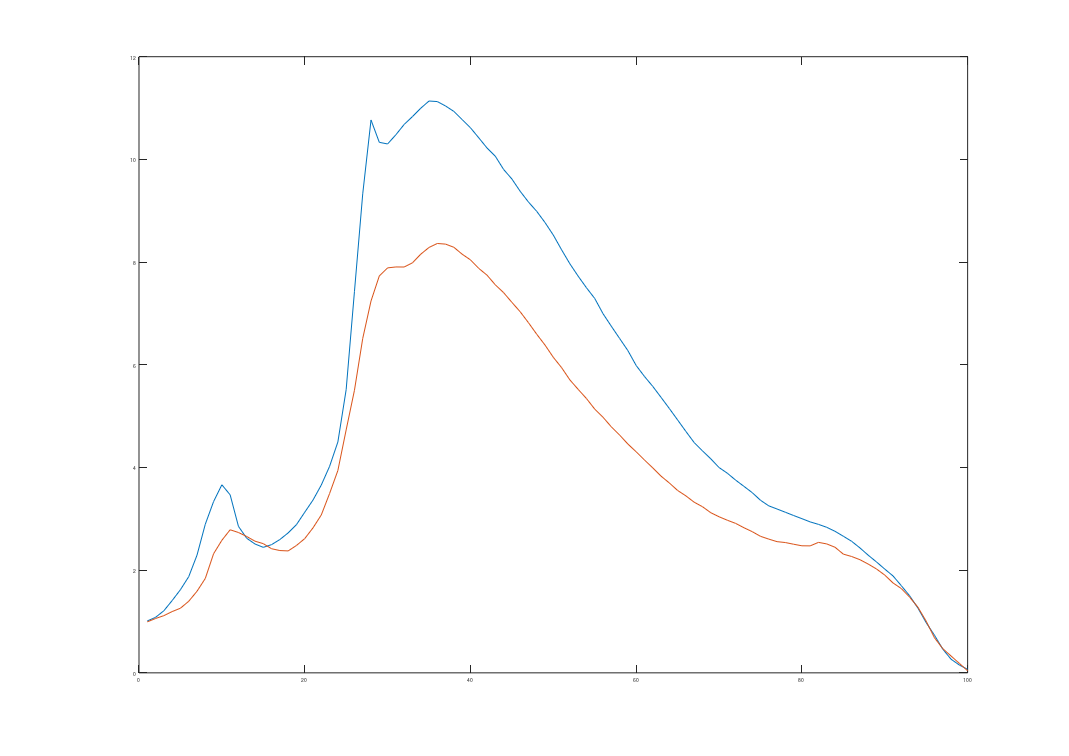

This figure's MATLAB source:
clear all; close all; clc

set( gcf,'PaperSize',[29.7 21.0], 'PaperPosition',[0 0 29.7 21.0])


% SAVE:
% print -dpdf 'NAME'

% DAT = [lambdas Gain01 lambdas Gain11a frecuencias NF01 NF11a];

load("Raman_vpi.mat")
% Frequency ,	Wavelength,	 SignalPowerIn, 	SignalPowerOut,	 NoisePowerOut,     OSNR_Out, 	 Gain, 	 NoiseFigureStandard, GainOnOff
RamanVPIE1.freq = Ejemplo1RamanVPI(:,1);
RamanVPIE1.wavelength = Ejemplo1RamanVPI(:,2);
RamanVPIE1.signal.In = Ejemplo1RamanVPI(:,3);
RamanVPIE1.signal.Out = Ejemplo1RamanVPI(:,4);
RamanVPIE1.ASE = Ejemplo1RamanVPI(:,5);
RamanVPIE1.OsnrOut= Ejemplo1RamanVPI(:,6);
RamanVPIE1.Gain = Ejemplo1RamanVPI(:,7);
RamanVPIE1.NF = Ejemplo1RamanVPI(:,8);
RamanVPIE1.GainOnOff= Ejemplo1RamanVPI(:,9);


load("Raman_Matlab_EJ1_Gain3.mat")
%load("Raman_Matlab_EJ1_Gain3.mat")
plot(RamanVPIE1.GainOnOff) ; hold on
plot(Raman.Sig.GainOnOFF.LP01)

%% GANANCIAS

% figure(1)

% plot(DAT(:,1).*1e9,DAT(:,2), "DisplayName","LP01 - Simulador Matlab" , Color= '#0072BD') ; hold on
% plot(AmplifiedSignals(:,1),AmplifiedSignals(:,2),"DisplayName","LP01 - VPIPhotonics" , LineStyle="--", Color= '#0072BD' ) ; 
% plot(DAT(:,1).*1e9,DAT(:,4),  "DisplayName","LP11a - Simulador Matlab", "Color", '#D95319' )
% plot(AmplifiedSignals(:,1),AmplifiedSignals(:,4),"DisplayName","LP11a - VPIPhotonics", LineStyle="--" , Color='#D95319') 
% xlabel('Longitud de Onda [nm]') ; ylabel('Ganancia [dB]') ; title("Ganancia EDFA con Bombeo en LP12a") ; 
% legend('Location', 'southoutside','Orientation','horizontal','Box','off', "NumColumns" , 4)
% 
% DG01 =  abs(DAT(:,2) - AmplifiedSignals(:,2)) ;
% DG11 = abs(DAT(:,4) - AmplifiedSignals(:,4)) ;
%     % Diferencia de Ganancias
% yyaxis right
% ylabel('Diferencia de Ganancias')
% plot(DAT(:,1).*1e9 , DG01 ,  "-o" , DisplayName = "DG - LP01" , Color='#0072BD')
% plot(DAT(:,1).*1e9 , DG11 ,  "-o" , DisplayName = "DG - LP11a" , Color='#D95319')
% ylim([0, 2]) ; %grid minor




%% NOISE FIGURE
% figure(2)
% 
% plot(DAT(:,1).*1e9,DAT(:,6), "DisplayName","LP01 - Simulador" , Color= '#0072BD') ; 
% hold on
% plot(AmplifiedSignals(:,1),fliplr(ModeGainsandNFs(:,4)),"DisplayName","LP01 - VPIPhotonics" , LineStyle="--", Color= '#0072BD' ) ; 
% plot(DAT(:,1).*1e9,DAT(:,7),  "DisplayName","LP11a - Simulador", "Color", '#D95319' )
% plot(AmplifiedSignals(:,1),fliplr(ModeGainsandNFs(:,8)),"DisplayName","LP11a - VPIPhotonics", LineStyle="--" , Color='#D95319') 
% xlabel('Longitud de Onda [nm]') ; ylabel('Noise Figure [dB]') ; title("Comparación de NF obtenidas mediante Simulador y VPIphotonics") ; 
% legend('Location', 'southoutside','Orientation','horizontal','Box','off')
% 
% 
% 
% VPISignal(end,1) = VPISignal(end,1)/1e10;
% zVPI = VPISignal(:,1);
% %lambda = DAT(1,1);  % ORDENADOS DE MAYOR A MENOR, IGUAL QE LOS DE VPISIGNAL
% 
% 
% colors = ["#0072BD" , "#D95319" , "#EDB120" , "#7E2F8E" , "#77AC30" , "#4DBEEE" , "#A2142F"];
% 
% for i = 0
%     lambda = DAT(1+i,1);
%     plot(z,S01(1+i,:), "DisplayName",strcat("LP01 - Simulador @", int2str(lambda*1e9) , "nm"), Color= colors(i+1)) ; 
%     hold on
%     plot(zVPI,VPISignal_01(:,1+i),"DisplayName",strcat("LP01 - VPIPhotonics",int2str(lambda*1e9) , "nm" ) , LineStyle="--", Color= colors(i+1) ) ;
% end
% %plot(DAT(:,1).*1e9,DAT(:,7),  "DisplayName","LP11a - Simulador", "Color", '#D95319' )
% %plot(AmplifiedSignals(:,1),fliplr(ModeGainsandNFs(:,8)),"DisplayName","LP11a - VPIPhotonics", LineStyle="--" , Color='#D95319') 
% xlabel('Posición en EDFA [m]') ; ylabel('Potencia [dBm]') ; title("Comparación de Evolución Potencias obtenidas mediante Simulador y VPIphotonics") ; 
% legend('Location', 'southoutside','Orientation','horizontal','Box','off')


%% Propagación

% % %              Propagación SEÑAL LP01

% z = linspace(0,5,length(S01(1,:)));
% zvpi = linspace(0,5,length(vpiedfamm.axialdist.Sig.LP_01(:,1)));
% 
% 
% for i=0:6
%     plot(z , EDFA.Nucleo1.signal.Potencia_dBm.LP_01(1+8*i,:) , "DisplayName", strcat(int2str(DAT(1+8*i,1)*1e9) , " nm")) ; hold on
% end
% set(gca,'ColorOrderIndex',1,'FontSize', 8)
% for i=0:6
%     plot(zvpi , vpiedfamm.axialdist.Sig.LP_01(:,1+8*i) , "DisplayName", strcat(int2str(DAT(1+8*i,1)*1e9) , " nm") , LineStyle="--" )
% end
% legend('Location', 'southoutside','Orientation','horizontal','Box','off', "NumColumns" , 7,'FontSize', 9)
% xlabel('Posición Axial [m]','FontSize', 14) ; ylabel('Potencia [dBm]','FontSize', 14); title('Distribución Axial de la Potencia de Señal LP01','FontSize', 14)


%               Propagacion SEÑAL LP11

% z = linspace(0,5,length(S01(1,:)));
% zvpi = linspace(0,5,length(vpiedfamm.axialdist.Sig.LP_01(:,1)));
% 
% 
% for i=0:6
%     plot(z , EDFA.Nucleo1.signal.Potencia_dBm.LP_11_a(1+8*i,:) , "DisplayName", strcat(int2str(DAT(1+8*i,1)*1e9) , " nm")) ; hold on
% end
% set(gca,'ColorOrderIndex',1,'FontSize',8)
% for i=0:6
%     plot(zvpi , vpiedfamm.axialdist.Sig.LP_11a(:,1+8*i) , "DisplayName", strcat(int2str(DAT(1+8*i,1)*1e9) , " nm") , LineStyle="--" )
% end
% legend('Location', 'southoutside','Orientation','horizontal','Box','off', "NumColumns" , 7,'FontSize', 9)
% xlabel('Posición Axial [m]','FontSize', 14) ; ylabel('Potencia [dBm]','FontSize', 14); title('Distribución Axial de la Potencia de Señal LP11a','FontSize', 14)

%               Propagación Bombeo

% z = linspace(0,5,length(S01(1,:)));
% zvpi = linspace(0,5,length(vpiedfamm.axialdist.Sig.LP_01(:,1)));
% 
% 
% plot(z , EDFA.Nucleo1.pump.Potencia_dBm.LP_12_a(1,:) , "DisplayName", "Matlab") ; hold on
% 
% plot(zvpi , vpiedfamm.axialdist.Pump(:,1) , "DisplayName", "VPIphotonics" )% ,LineStyle="--" )
% 
% set(gca,'FontSize', 8)
% legend('Location', 'southoutside','Orientation','horizontal','Box','off', "NumColumns" , 7,'FontSize', 9)
% xlabel('Posición Axial [m]','FontSize', 14) ; ylabel('Potencia [dBm]','FontSize', 14); title('Distribución Axial de la Potencia de Bombeo LP12a','FontSize', 14)
% ylim([8 31])


%% %               Propagación ASE , OSNR , NF

% %         LP01
% % % ASE+ 
%  %%  Matlab
% for i=0:6
%     plot(z , Pap.LP_01(1+8*i,:) , "DisplayName", strcat(int2str(DAT(1+8*i,1)*1e9) , " nm")) ; hold on
% end
% % % %%  VPI
% set(gca,'ColorOrderIndex',1,'FontSize',8)
% for i=1:length(vpiasePos)
%     plot(zvpi , vpiedfamm.axialdist.ASE.LP_01(:,vpiasePos(i)) , "DisplayName", strcat(int2str(vpiedfamm.ASElam(1,vpiasePos(i))*1e9) , " nm") , LineStyle="--" )
% end
% 
% legend('Location', 'southoutside','Orientation','horizontal','Box','off', "NumColumns" , 7,'FontSize', 9)
% xlabel('Posición Axial [m]','FontSize', 14) ; ylabel('Potencia [dBm]','FontSize', 14); title('Distribución Axial de la Potencia de Ruido ASE+ en modo LP01','FontSize', 14)
% ylim([-90 -30])
% 
% maxAseDif = -100000;
% for i = 0:6
%     if maxAseDif < abs( Pap.LP_01(1+8*i,end) - vpiedfamm.axialdist.ASE.LP_01(end,vpiasePos(i+1)) )
%         maxAseDif = abs( Pap.LP_01(1+8*i,end) - vpiedfamm.axialdist.ASE.LP_01(end,vpiasePos(i+1)) ) ;
%         maxdiffLambda = (DAT(1+8*i,1)*1e9);
%     end
% end
% %dB
% for i = 0:6
%     if maxAseDif < abs( 1e-3*10.^(Pap.LP_01(1+3*i,end)) - 1e-3*10.^(vpiedfamm.axialdist.ASE.LP_01(end,vpiasePos(i+1))) )
%         maxAseDifdB = 10*log10( abs( 1e-3*10.^(Pap.LP_01(1+3*i,end)) - 1e-3*10.^(vpiedfamm.axialdist.ASE.LP_01(end,vpiasePos(i+1))) )/1e3) ;
%         maxdiffLambda = (DAT(1+3*i,1)*1e9);
%     end
% end
% annotation('textbox', [0.1254, 0.148, 0, 0], 'string', 'Matlab')
% annotation('textbox', [0.1254, 0.128, 0, 0], 'string', 'VPIphotonics')

        % LP11a
%%%% ASE+ Matlab
% for i=0:6
%     plot(z , Pap.LP_11_a(1+8*i,:) , "DisplayName", strcat(int2str(DAT(1+8*i,1)*1e9) , " nm")) ; hold on
% end
% 
% set(gca,'ColorOrderIndex',1,'FontSize',8)
% 
% %%%% ASE+ VPI
% for i=1:length(vpiasePos)
%     plot(zvpi , vpiedfamm.axialdist.ASE.LP_11a(:,vpiasePos(i)) , "DisplayName", strcat(int2str(vpiedfamm.ASElam(1,vpiasePos(i))*1e9) , " nm") , LineStyle="--" )
% end
% 
% legend('Location', 'southoutside','Orientation','horizontal','Box','off', "NumColumns" , 7,'FontSize', 9)
% xlabel('Posición Axial [m]','FontSize', 14) ; ylabel('Potencia [dBm]','FontSize', 14); title('Distribución Axial de la Potencia de Ruido ASE+ en modo LP11a','FontSize', 14)
% ylim([-90 -30])
% 
% maxAseDif = -100000;
% for i = 0:6
%     if maxAseDif < abs( Pap.LP_11_a(1+8*i,end) - vpiedfamm.axialdist.ASE.LP_11a(end,vpiasePos(i+1)) )
%         maxAseDif = abs( Pap.LP_11_a(1+8*i,end) - vpiedfamm.axialdist.ASE.LP_11a(end,vpiasePos(i+1)) ) ;
%         maxdiffLambda = (DAT(1+8*i,1)*1e9);
%     end
% end
% annotation('textbox', [0.1254, 0.148, 0, 0], 'string', 'Matlab')
% annotation('textbox', [0.1254, 0.128, 0, 0], 'string', 'VPIphotonics')


%               Propagación ASE + -


% %% LP01
% % ASE+ Matlab
% for i=0:6
%     plot(z , Pap.LP_01(1+8*i,:) , "DisplayName", strcat(int2str(DAT(1+8*i,1)*1e9) , " nm")) ; hold on
% end
% 
% % ASE- Matlab
% set(gca,'ColorOrderIndex',1,'FontSize',8)
% for i=0:6
%     plot(z , Pan.LP_01(1+8*i,:) , "DisplayName", strcat(int2str(DAT(1+8*i,1)*1e9) , " nm") ) ; hold on
% end
% 
% legend('Location', 'southoutside','Orientation','horizontal','Box','off', "NumColumns" , 7,'FontSize',9)
% xlabel('Posición Axial [m]','FontSize',14) ; ylabel('Potencia [dBm]','FontSize',14); title('Distribución Axial de Ruido ASE Total en modo LP01','FontSize',14)
% ylim([-90 -30])


% %% LP11a

% for i=0:6
%     plot(z , Pap.LP_11_a(1+8*i,:) , "DisplayName", strcat(int2str(DAT(1+8*i,1)*1e9) , " nm")) ; hold on
% end
% 
% % ASE- Matlab
% set(gca,'ColorOrderIndex',1,'FontSize',8)
% for i=0:6
%     plot(z , Pan.LP_11_a(1+8*i,:) , "DisplayName", strcat(int2str(DAT(1+8*i,1)*1e9) , " nm") ) ; hold on
% end
% 
% legend('Location', 'southoutside','Orientation','horizontal','Box','off', "NumColumns" , 7,'FontSize',9)
% xlabel('Posición Axial [m]','FontSize',14) ; ylabel('Potencia [dBm]','FontSize',14); title('Distribución Axial de Ruido ASE Total en modo LP11a','FontSize',14)
% ylim([-90 -30])




% % % NF Y OSNR
 
% Pan = EDFA.Nucleo1.Pan;
% Pap = EDFA.Nucleo1.Pap;
%Pase = EDFA.Nucleo1.Pase;

% Osnr01Matlab = EDFA.Nucleo1.signal.Potencia_dBm.LP_01 - Pap.LP_01;
% NF01Matlab = Osnr01Matlab(:,2) - Osnr01Matlab(:,end);
% Osnr11aMatlab = EDFA.Nucleo1.signal.Potencia_dBm.LP_11_a - Pap.LP_11_a;
% NF11aMatlab = Osnr11aMatlab(:,2) - Osnr11aMatlab(:,end);
% 
% 
% for i=1:50
%     Osnr01VPI(:,i) = vpiedfamm.axialdist.Sig.LP_01(:,i) - vpiedfamm.axialdist.ASE.LP_01(:,i+3);
%     Osnr11aVPI(:,i) = vpiedfamm.axialdist.Sig.LP_11a(:,i) - vpiedfamm.axialdist.ASE.LP_11a(:,i+3);
% end
% NF01VPI = Osnr01VPI(3,:) - Osnr01VPI(end,:);
% NF11aVPI = Osnr11aVPI(3,:) - Osnr11aVPI(end,:);
% 
% plot(DAT(:,1).*1e9 , NF01Matlab , "DisplayName" , "Matlab LP01" ) , hold on
% plot(DAT(:,1).*1e9 , NF11aMatlab , "DisplayName" , "MatlabLP11a" )
% 
% set(gca,'ColorOrderIndex',1,'FontSize',8)
% 
% plot(DAT(:,1).*1e9 , NF01VPI , "DisplayName" , "VPIphotonics LP01" , LineStyle="--"  )
% plot(DAT(:,1).*1e9 , NF11aVPI , "DisplayName" , "VPIphotonics LP11a" , LineStyle="--"  )
% 
% legend('Location', 'southoutside','Orientation','horizontal','Box','off', "NumColumns" , 2,'FontSize',9)
% xlabel('Longitud de Onda [nm]','FontSize',14) ; ylabel('NF [dB]','FontSize',14); title('Figura de Ruido','FontSize',14)
% %ylim([8 15])
% 
% for i=1:length(NF01VPI)
%     DiffNF01(1,i) = (abs(NF01VPI(i) - NF01Matlab(i)));
%     DiffNF01(2,i) = DAT(i,1);
%     DiffNF11(1,i) = (abs(NF11aVPI(i) - NF11aMatlab(i)));
%     DiffNF11(2,i) = DAT(i,1);
% end
% 
% annotation('textbox', [0.28, 0.148, 0, 0], 'string', 'Matlab')
% annotation('textbox', [0.28, 0.128, 0, 0], 'string', 'VPIphotonics')
% ylim([10 15])


%% N1 y N2

% plot(z,EDFA.Nucleo1.N1 , "DisplayName" , "Iones en estado basal (N1)") ; hold on
% plot(z,EDFA.Nucleo1.N2 , "DisplayName" , "Iones en estado basal (N2)")
% set(gca,'ColorOrderIndex',1,'FontSize',8)
% 
% legend('Location', 'southoutside','Orientation','horizontal','Box','off', "NumColumns" , 1,'FontSize',9)
% xlabel('Posición Axial [m]','FontSize',14) ; ylabel('Cantidad de Iones','FontSize',14); title('Distribución Axial de Densidades Poblacionenales de Iones','FontSize',14)

% %% Inversion Fraccional

% plot(z,(EDFA.Nucleo1.N2./EDFA.Nucleo1.Nt)*100 , "DisplayName" , "Matlab") ; hold on
% plot(VPI_InversionFraction(:,1),VPI_InversionFraction(:,2) , "DisplayName" , "VPIphotonics")
% set(gca,'ColorOrderIndex',1,'FontSize',8)
% 
% legend('Location', 'southoutside','Orientation','horizontal','Box','off', "NumColumns" , 1,'FontSize',9)
% xlabel('Posición Axial [m]','FontSize',14) ; ylabel('Iones Excitados (N2) [%]','FontSize',14); title('Distribución Axial de Iones Excitados','FontSize',14)


%% Cargar resultado vpi.. desde columna ec
% VPISignal = resultadovpipropagacionaxial;
% 
% for i=0:19
%     VPISignal_01(:,i+1) = VPISignal(:,2+4*i)/10e13;
%     VPISignal_11a(:,i+1) = VPISignal(:,4+4*i)/10e13;
% end
% VPISignal_01([1,2],:) = VPISignal_01([1,2],:).*10e13;
% VPISignal_11a([1,2],:) = VPISignal_11a([1,2],:).*10e13;
